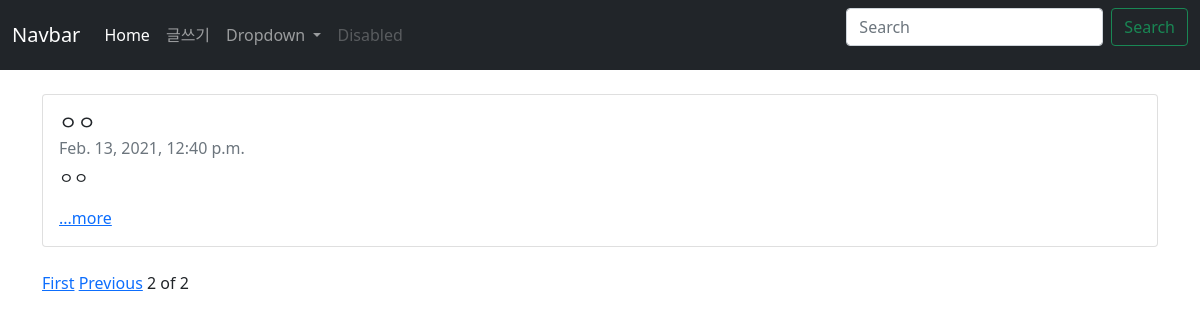
Page /?page=2 on the earlier database version.
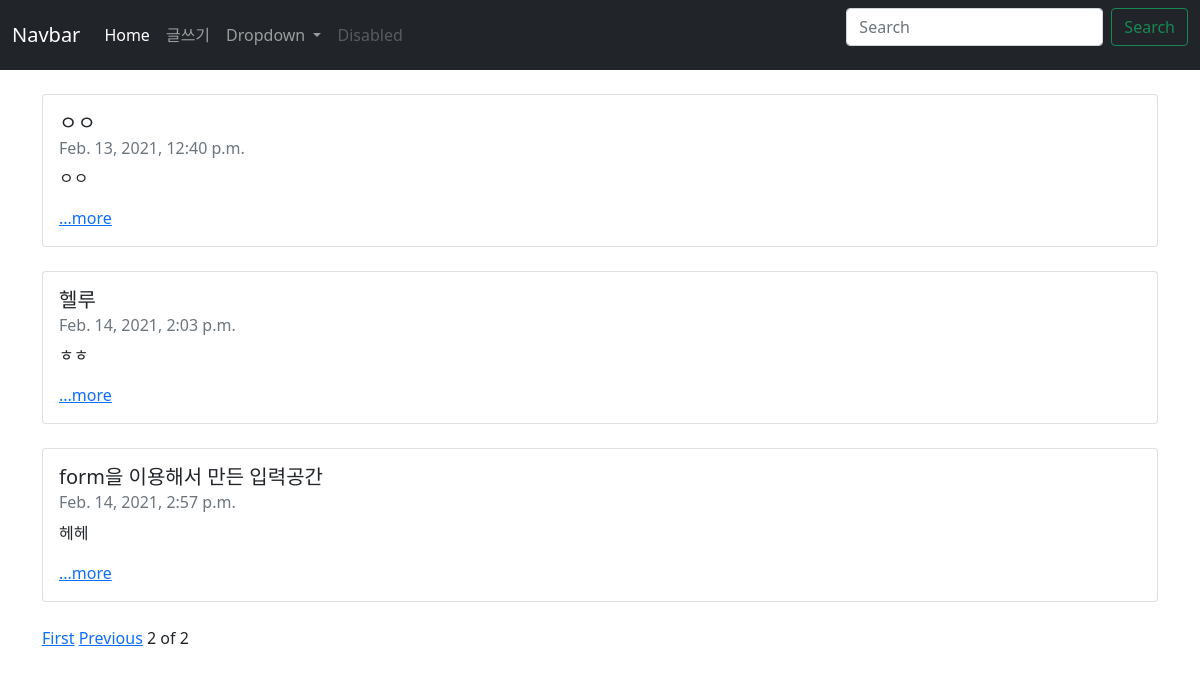
Same page on the later database version.
### blogapp/models.py (models this page shows, shortened)
class Blog(models.Model):
    title = models.CharField(max_length=200)
    pub_date = models.DateTimeField('date published')
    body = models.TextField()
    def summary(self):
        return self.body[:100]

### blogapp/views.py (the view)
# urls.py: path('', blogapp.views.home, name="home"),
def home(request):
    blogs = Blog.objects
    blog_list = Blog.objects.all()
    paginator = Paginator(blog_list, 3)
    page = request.GET.get('page')
    posts = paginator.get_page(page)
    return render(request, 'home.html', {'blogs':blogs, 'posts':posts })

### blogapp/templates/home.html (shortened to what this page needs)
{% extends 'base.html'%}
{% block contents %}
<body>
<br>
{% for blog in posts %}
    <div class="container">
        <div class="card">
            <div class="card-body">
                <h5 class="card-title">{{blog.title}}</h5>
                <h6 class="card-subtitle mb-2 text-muted">{{blog.pub_date}}</h6>
                <p class="card-text">{{blog.summary}}</p>
                <a href="{% url 'detail' blog.id %}" class="card-link">...more</a>
            </div>
        </div>
    </div><br>
{%endfor%}
<div class = "container">
{%if posts.has_previous%}
<a href="?page=1">First</a>
<a href="?page={{posts.previous_page_number}}">Previous</a>
{%endif%}
<span>{{posts.number}}</span>
<span>of</span>
<span>{{posts.paginator.num_pages}}</span>
</div>
{%endblock%}

### blogproject/templates/base.html (shortened to what this page needs)
<head>
    <link href="https://cdn.jsdelivr.net/npm/bootstrap@5.0.0-beta2/dist/css/bootstrap.min.css" rel="stylesheet">
    </head>
    <body>
        <nav class="navbar navbar-expand-lg navbar-dark bg-dark">
            <div class="container-fluid">
              <a class="navbar-brand" href="#">Navbar</a>
              <div class="collapse navbar-collapse" id="navbarSupportedContent">
                <ul class="navbar-nav me-auto mb-2 mb-lg-0">
                  <li class="nav-item">
                    <a class="nav-link active" aria-current="page" href="#">Home</a>
                  </li>
                  <li class="nav-item">
                    <a class="nav-link" href="{% url 'new' %}">글쓰기</a>
                  </li>
                  <li class="nav-item dropdown">
                    <a class="nav-link dropdown-toggle" href="#" id="navbarDropdown" role="button" data-bs-toggle="dropdown" aria-expanded="false">
                      Dropdown
                    </a>
                    <li class="nav-item">
                    <a class="nav-link disabled" href="#" tabindex="-1" aria-disabled="true">Disabled</a>
                  </li>
                </ul>
                <form class="d-flex">
                  <input class="form-control me-2" type="search" placeholder="Search" aria-label="Search">
                  <button class="btn btn-outline-success" type="submit">Search</button>
                </form>
              </div>
            </div>
          </nav>
{% block contents %}
{% endblock %}
</body>

Differences in the rows shown:
added Blog: title "헬루", pub_date "Feb. 14, 2021, 2:03 p.m.", summary "ㅎㅎ"
added Blog: title "form을 이용해서 만든 입력공간", pub_date "Feb. 14, 2021, 2:57 p.m.", summary "헤헤"
